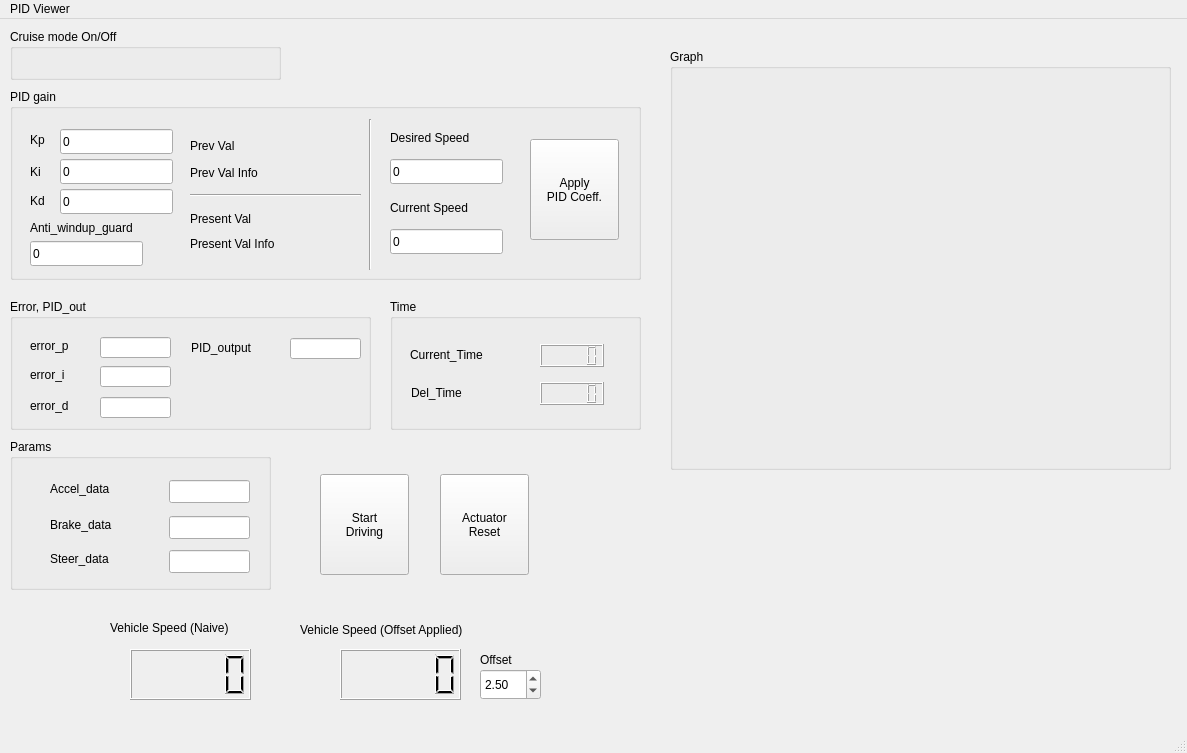
<?xml version="1.0" encoding="UTF-8"?>
<ui version="4.0">
 <class>MainWindow</class>
 <widget class="QMainWindow" name="MainWindow">
  <property name="geometry">
   <rect>
    <x>0</x>
    <y>0</y>
    <width>1187</width>
    <height>753</height>
   </rect>
  </property>
  <property name="windowTitle">
   <string>MainWindow</string>
  </property>
  <widget class="QWidget" name="centralwidget">
   <widget class="QLCDNumber" name="lcdNumber">
    <property name="geometry">
     <rect>
      <x>130</x>
      <y>630</y>
      <width>121</width>
      <height>51</height>
     </rect>
    </property>
   </widget>
   <widget class="QLabel" name="label">
    <property name="geometry">
     <rect>
      <x>110</x>
      <y>600</y>
      <width>151</width>
      <height>17</height>
     </rect>
    </property>
    <property name="text">
     <string>Vehicle Speed (Naive)</string>
    </property>
   </widget>
   <widget class="QLabel" name="label_2">
    <property name="geometry">
     <rect>
      <x>300</x>
      <y>590</y>
      <width>211</width>
      <height>41</height>
     </rect>
    </property>
    <property name="text">
     <string>Vehicle Speed (Offset Applied)</string>
    </property>
   </widget>
   <widget class="QLCDNumber" name="lcdNumber_2">
    <property name="geometry">
     <rect>
      <x>340</x>
      <y>630</y>
      <width>121</width>
      <height>51</height>
     </rect>
    </property>
   </widget>
   <widget class="QGroupBox" name="groupBox">
    <property name="geometry">
     <rect>
      <x>10</x>
      <y>70</y>
      <width>631</width>
      <height>191</height>
     </rect>
    </property>
    <property name="title">
     <string>PID gain</string>
    </property>
    <widget class="QLineEdit" name="lineEdit">
     <property name="geometry">
      <rect>
       <x>50</x>
       <y>40</y>
       <width>113</width>
       <height>25</height>
      </rect>
     </property>
     <property name="text">
      <string>0</string>
     </property>
    </widget>
    <widget class="QLineEdit" name="lineEdit_2">
     <property name="geometry">
      <rect>
       <x>50</x>
       <y>70</y>
       <width>113</width>
       <height>25</height>
      </rect>
     </property>
     <property name="text">
      <string>0</string>
     </property>
    </widget>
    <widget class="QLineEdit" name="lineEdit_3">
     <property name="geometry">
      <rect>
       <x>50</x>
       <y>100</y>
       <width>113</width>
       <height>25</height>
      </rect>
     </property>
     <property name="text">
      <string>0</string>
     </property>
    </widget>
    <widget class="QLabel" name="label_3">
     <property name="geometry">
      <rect>
       <x>20</x>
       <y>42</y>
       <width>67</width>
       <height>17</height>
      </rect>
     </property>
     <property name="text">
      <string>Kp</string>
     </property>
    </widget>
    <widget class="QLabel" name="label_4">
     <property name="geometry">
      <rect>
       <x>20</x>
       <y>74</y>
       <width>67</width>
       <height>17</height>
      </rect>
     </property>
     <property name="text">
      <string>Ki</string>
     </property>
    </widget>
    <widget class="QLabel" name="label_5">
     <property name="geometry">
      <rect>
       <x>20</x>
       <y>103</y>
       <width>67</width>
       <height>17</height>
      </rect>
     </property>
     <property name="text">
      <string>Kd</string>
     </property>
    </widget>
    <widget class="Line" name="line">
     <property name="geometry">
      <rect>
       <x>180</x>
       <y>96</y>
       <width>171</width>
       <height>20</height>
      </rect>
     </property>
     <property name="orientation">
      <enum>Qt::Horizontal</enum>
     </property>
    </widget>
    <widget class="QLabel" name="label_6">
     <property name="geometry">
      <rect>
       <x>180</x>
       <y>48</y>
       <width>67</width>
       <height>17</height>
      </rect>
     </property>
     <property name="text">
      <string>Prev Val</string>
     </property>
    </widget>
    <widget class="QLabel" name="label_7">
     <property name="geometry">
      <rect>
       <x>180</x>
       <y>121</y>
       <width>81</width>
       <height>17</height>
      </rect>
     </property>
     <property name="text">
      <string>Present Val</string>
     </property>
    </widget>
    <widget class="QPushButton" name="pushButton">
     <property name="geometry">
      <rect>
       <x>520</x>
       <y>50</y>
       <width>89</width>
       <height>101</height>
      </rect>
     </property>
     <property name="text">
      <string>Apply 
PID Coeff.</string>
     </property>
    </widget>
    <widget class="QLabel" name="label_8">
     <property name="geometry">
      <rect>
       <x>180</x>
       <y>75</y>
       <width>121</width>
       <height>17</height>
      </rect>
     </property>
     <property name="text">
      <string>Prev Val Info</string>
     </property>
    </widget>
    <widget class="QLabel" name="label_9">
     <property name="geometry">
      <rect>
       <x>180</x>
       <y>146</y>
       <width>121</width>
       <height>17</height>
      </rect>
     </property>
     <property name="text">
      <string>Present Val Info</string>
     </property>
    </widget>
    <widget class="QLabel" name="label_11">
     <property name="geometry">
      <rect>
       <x>380</x>
       <y>40</y>
       <width>121</width>
       <height>17</height>
      </rect>
     </property>
     <property name="text">
      <string>Desired Speed</string>
     </property>
    </widget>
    <widget class="QLineEdit" name="lineEdit_4">
     <property name="geometry">
      <rect>
       <x>380</x>
       <y>70</y>
       <width>113</width>
       <height>25</height>
      </rect>
     </property>
     <property name="text">
      <string>0</string>
     </property>
    </widget>
    <widget class="Line" name="line_2">
     <property name="geometry">
      <rect>
       <x>350</x>
       <y>30</y>
       <width>20</width>
       <height>151</height>
      </rect>
     </property>
     <property name="orientation">
      <enum>Qt::Vertical</enum>
     </property>
    </widget>
    <widget class="QLabel" name="label_25">
     <property name="geometry">
      <rect>
       <x>380</x>
       <y>110</y>
       <width>121</width>
       <height>17</height>
      </rect>
     </property>
     <property name="text">
      <string>Current Speed</string>
     </property>
    </widget>
    <widget class="QLabel" name="label_26">
     <property name="geometry">
      <rect>
       <x>20</x>
       <y>130</y>
       <width>141</width>
       <height>17</height>
      </rect>
     </property>
     <property name="text">
      <string>Anti_windup_guard</string>
     </property>
    </widget>
    <widget class="QLineEdit" name="lineEdit_9">
     <property name="geometry">
      <rect>
       <x>20</x>
       <y>152</y>
       <width>113</width>
       <height>25</height>
      </rect>
     </property>
     <property name="text">
      <string>0</string>
     </property>
    </widget>
    <widget class="QLineEdit" name="lineEdit_10">
     <property name="geometry">
      <rect>
       <x>380</x>
       <y>140</y>
       <width>113</width>
       <height>25</height>
      </rect>
     </property>
     <property name="text">
      <string>0</string>
     </property>
     <property name="readOnly">
      <bool>true</bool>
     </property>
    </widget>
   </widget>
   <widget class="QDoubleSpinBox" name="doubleSpinBox">
    <property name="geometry">
     <rect>
      <x>480</x>
      <y>650</y>
      <width>61</width>
      <height>31</height>
     </rect>
    </property>
    <property name="minimum">
     <double>-99.000000000000000</double>
    </property>
    <property name="value">
     <double>2.500000000000000</double>
    </property>
   </widget>
   <widget class="QLabel" name="label_10">
    <property name="geometry">
     <rect>
      <x>480</x>
      <y>620</y>
      <width>61</width>
      <height>41</height>
     </rect>
    </property>
    <property name="text">
     <string>Offset</string>
    </property>
   </widget>
   <widget class="QPushButton" name="pushButton_2">
    <property name="geometry">
     <rect>
      <x>440</x>
      <y>455</y>
      <width>89</width>
      <height>101</height>
     </rect>
    </property>
    <property name="text">
     <string>Actuator
Reset</string>
    </property>
   </widget>
   <widget class="QPushButton" name="pushButton_4">
    <property name="geometry">
     <rect>
      <x>320</x>
      <y>455</y>
      <width>89</width>
      <height>101</height>
     </rect>
    </property>
    <property name="text">
     <string>Start 
Driving</string>
    </property>
   </widget>
   <widget class="QGroupBox" name="groupBox_2">
    <property name="geometry">
     <rect>
      <x>10</x>
      <y>420</y>
      <width>261</width>
      <height>151</height>
     </rect>
    </property>
    <property name="title">
     <string>Params</string>
    </property>
    <widget class="QLabel" name="label_12">
     <property name="geometry">
      <rect>
       <x>40</x>
       <y>40</y>
       <width>111</width>
       <height>20</height>
      </rect>
     </property>
     <property name="text">
      <string>Accel_data</string>
     </property>
    </widget>
    <widget class="QLabel" name="label_13">
     <property name="geometry">
      <rect>
       <x>40</x>
       <y>76</y>
       <width>111</width>
       <height>20</height>
      </rect>
     </property>
     <property name="text">
      <string>Brake_data</string>
     </property>
    </widget>
    <widget class="QLabel" name="label_23">
     <property name="geometry">
      <rect>
       <x>40</x>
       <y>110</y>
       <width>111</width>
       <height>20</height>
      </rect>
     </property>
     <property name="text">
      <string>Steer_data</string>
     </property>
    </widget>
    <widget class="QLineEdit" name="lineEdit_11">
     <property name="geometry">
      <rect>
       <x>159</x>
       <y>41</y>
       <width>81</width>
       <height>23</height>
      </rect>
     </property>
     <property name="echoMode">
      <enum>QLineEdit::Normal</enum>
     </property>
     <property name="readOnly">
      <bool>true</bool>
     </property>
    </widget>
    <widget class="QLineEdit" name="lineEdit_12">
     <property name="geometry">
      <rect>
       <x>159</x>
       <y>77</y>
       <width>81</width>
       <height>23</height>
      </rect>
     </property>
     <property name="echoMode">
      <enum>QLineEdit::Normal</enum>
     </property>
     <property name="readOnly">
      <bool>true</bool>
     </property>
    </widget>
    <widget class="QLineEdit" name="lineEdit_13">
     <property name="geometry">
      <rect>
       <x>159</x>
       <y>111</y>
       <width>81</width>
       <height>23</height>
      </rect>
     </property>
     <property name="echoMode">
      <enum>QLineEdit::Normal</enum>
     </property>
     <property name="readOnly">
      <bool>true</bool>
     </property>
    </widget>
   </widget>
   <widget class="QGroupBox" name="groupBox_3">
    <property name="geometry">
     <rect>
      <x>10</x>
      <y>280</y>
      <width>361</width>
      <height>131</height>
     </rect>
    </property>
    <property name="title">
     <string>Error, PID_out</string>
    </property>
    <widget class="QLabel" name="label_14">
     <property name="geometry">
      <rect>
       <x>20</x>
       <y>38</y>
       <width>67</width>
       <height>17</height>
      </rect>
     </property>
     <property name="text">
      <string>error_p</string>
     </property>
    </widget>
    <widget class="QLabel" name="label_15">
     <property name="geometry">
      <rect>
       <x>20</x>
       <y>67</y>
       <width>67</width>
       <height>17</height>
      </rect>
     </property>
     <property name="text">
      <string>error_i</string>
     </property>
    </widget>
    <widget class="QLabel" name="label_16">
     <property name="geometry">
      <rect>
       <x>20</x>
       <y>98</y>
       <width>67</width>
       <height>17</height>
      </rect>
     </property>
     <property name="text">
      <string>error_d</string>
     </property>
    </widget>
    <widget class="QLabel" name="label_24">
     <property name="geometry">
      <rect>
       <x>181</x>
       <y>40</y>
       <width>81</width>
       <height>17</height>
      </rect>
     </property>
     <property name="text">
      <string>PID_output</string>
     </property>
    </widget>
    <widget class="QLineEdit" name="lineEdit_5">
     <property name="geometry">
      <rect>
       <x>90</x>
       <y>38</y>
       <width>71</width>
       <height>21</height>
      </rect>
     </property>
     <property name="echoMode">
      <enum>QLineEdit::Normal</enum>
     </property>
     <property name="readOnly">
      <bool>true</bool>
     </property>
    </widget>
    <widget class="QLineEdit" name="lineEdit_6">
     <property name="geometry">
      <rect>
       <x>90</x>
       <y>67</y>
       <width>71</width>
       <height>21</height>
      </rect>
     </property>
     <property name="echoMode">
      <enum>QLineEdit::Normal</enum>
     </property>
     <property name="readOnly">
      <bool>true</bool>
     </property>
    </widget>
    <widget class="QLineEdit" name="lineEdit_7">
     <property name="geometry">
      <rect>
       <x>90</x>
       <y>98</y>
       <width>71</width>
       <height>21</height>
      </rect>
     </property>
     <property name="echoMode">
      <enum>QLineEdit::Normal</enum>
     </property>
     <property name="readOnly">
      <bool>true</bool>
     </property>
    </widget>
    <widget class="QLineEdit" name="lineEdit_8">
     <property name="geometry">
      <rect>
       <x>280</x>
       <y>39</y>
       <width>71</width>
       <height>21</height>
      </rect>
     </property>
     <property name="echoMode">
      <enum>QLineEdit::Normal</enum>
     </property>
     <property name="readOnly">
      <bool>true</bool>
     </property>
    </widget>
   </widget>
   <widget class="QGroupBox" name="groupBox_4">
    <property name="geometry">
     <rect>
      <x>670</x>
      <y>30</y>
      <width>501</width>
      <height>421</height>
     </rect>
    </property>
    <property name="title">
     <string>Graph</string>
    </property>
   </widget>
   <widget class="QGroupBox" name="groupBox_5">
    <property name="geometry">
     <rect>
      <x>10</x>
      <y>10</y>
      <width>271</width>
      <height>51</height>
     </rect>
    </property>
    <property name="title">
     <string>Cruise mode On/Off</string>
    </property>
   </widget>
   <widget class="QGroupBox" name="groupBox_6">
    <property name="geometry">
     <rect>
      <x>390</x>
      <y>280</y>
      <width>251</width>
      <height>131</height>
     </rect>
    </property>
    <property name="title">
     <string>Time</string>
    </property>
    <widget class="QLabel" name="label_27">
     <property name="geometry">
      <rect>
       <x>20</x>
       <y>47</y>
       <width>101</width>
       <height>17</height>
      </rect>
     </property>
     <property name="text">
      <string>Current_Time</string>
     </property>
    </widget>
    <widget class="QLabel" name="label_28">
     <property name="geometry">
      <rect>
       <x>21</x>
       <y>85</y>
       <width>101</width>
       <height>17</height>
      </rect>
     </property>
     <property name="text">
      <string>Del_Time</string>
     </property>
    </widget>
    <widget class="QLCDNumber" name="lcdNumber_13">
     <property name="geometry">
      <rect>
       <x>150</x>
       <y>45</y>
       <width>64</width>
       <height>23</height>
      </rect>
     </property>
    </widget>
    <widget class="QLCDNumber" name="lcdNumber_14">
     <property name="geometry">
      <rect>
       <x>150</x>
       <y>83</y>
       <width>64</width>
       <height>23</height>
      </rect>
     </property>
    </widget>
   </widget>
  </widget>
  <widget class="QMenuBar" name="menubar">
   <property name="geometry">
    <rect>
     <x>0</x>
     <y>0</y>
     <width>1187</width>
     <height>22</height>
    </rect>
   </property>
   <widget class="QMenu" name="menuPID_Viewer">
    <property name="title">
     <string>PID Viewer</string>
    </property>
   </widget>
   <addaction name="menuPID_Viewer"/>
  </widget>
  <widget class="QStatusBar" name="statusbar"/>
 </widget>
 <resources/>
 <connections/>
</ui>
